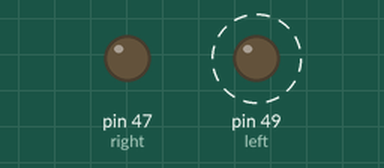
A sketch run on a simulated Arduino Mega 2560, built with avr-gcc and run on an emulated ATmega2560. Parts: output pins drawn as LEDs (lit = HIGH). Dashed ring = blinking.

Above: at 0.6 s.
Timing chart, 0 to 3.0 s (numbered marks = the images above):
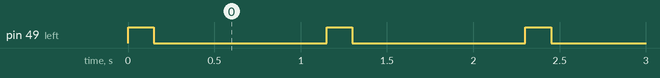

The sketch:

led.ino
```cpp
void setup() {
  // DONT USE PIN 34 IT SHIT
  pinMode(47, OUTPUT); //right
  pinMode(49, OUTPUT); //left
}
void loop() {
  //digitalWrite(47, HIGH);
  digitalWrite(49, HIGH);
  delay(150);
  //digitalWrite(47, LOW);
  digitalWrite(49, LOW);
  delay(1000);
}
```

Measured:
- by itself, pin 49 (left): alternates HIGH for 0.15 s and LOW for 1.0 s
